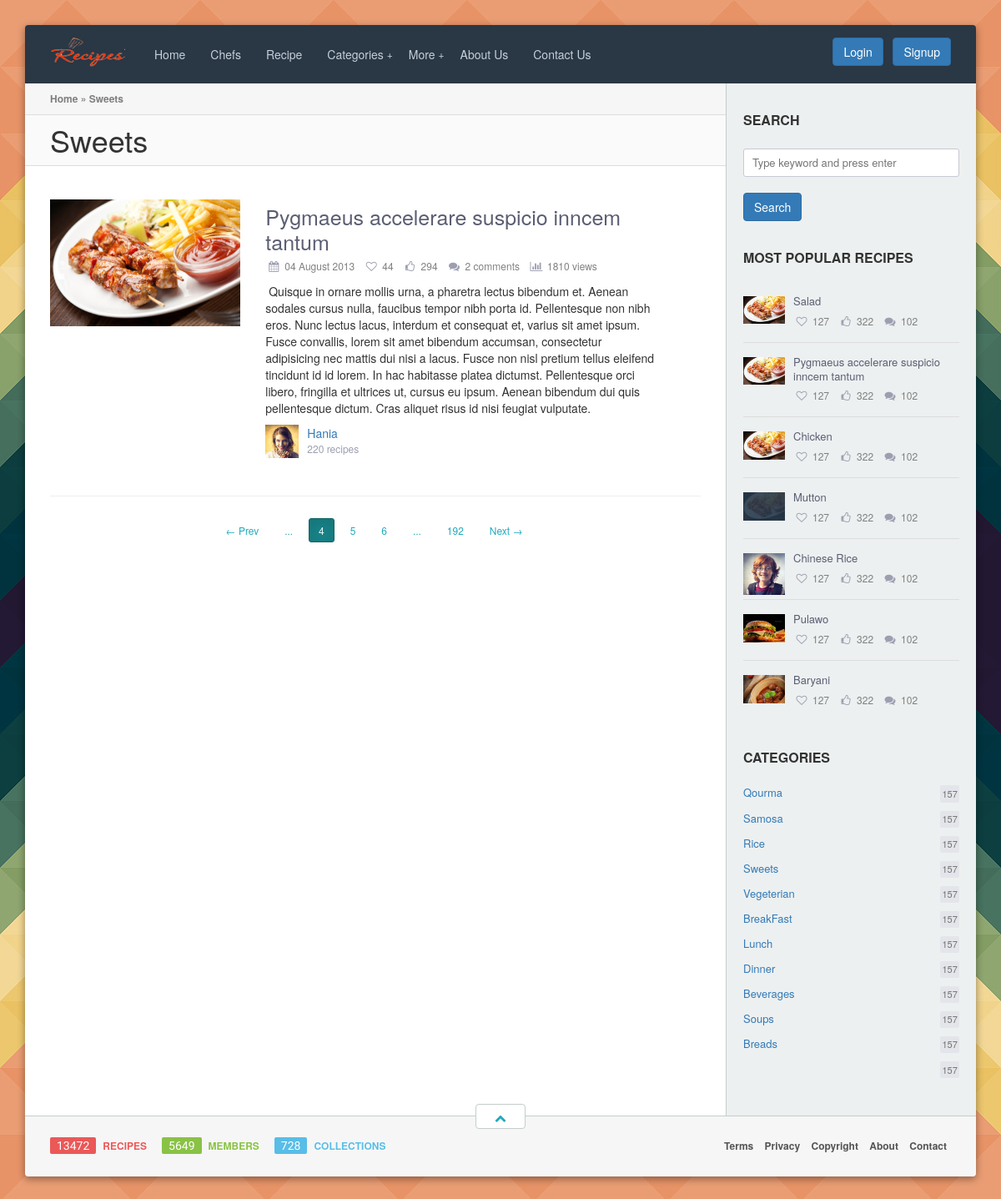
Screenshot of /sweet_recipe.php with the database file from the repository.
### tables this page shows
CREATE TABLE IF NOT EXISTS `dishes` (
  `dish_id` int(11) NOT NULL AUTO_INCREMENT,
  `dish_name` varchar(255) NOT NULL,
  `dish_ingred` longtext NOT NULL,
  `dish_direction` longtext NOT NULL,
  `dish_detail` longtext NOT NULL,
  `cat_id` int(11) NOT NULL,
  `chef_id` int(11) NOT NULL,
  `dish_photo` varchar(255) NOT NULL,
  `country_name` varchar(255) NOT NULL,
  PRIMARY KEY (`dish_id`)
);

CREATE TABLE IF NOT EXISTS `categories` (
  `cat_id` int(11) NOT NULL AUTO_INCREMENT,
  `cat_name` varchar(100) NOT NULL,
  `country_name` varchar(255) NOT NULL,
  PRIMARY KEY (`cat_id`)
);

CREATE TABLE IF NOT EXISTS `chefs` (
  `chef_id` int(11) NOT NULL AUTO_INCREMENT,
  `chef_name` varchar(255) NOT NULL,
  `chef_level` varchar(255) NOT NULL,
  `chef_photo` varchar(255) NOT NULL,
  PRIMARY KEY (`chef_id`)
);

### sweet_recipe.php (the view, shortened to what this page needs)
<!DOCTYPE html>
<html lang="en">
<head>
	<?php include "includes/meta.php"; ?>
</head>
<body>
<section id="rw-layout" class="rw-layout">
<?php include "includes/header.php"; ?>
<div class="rw-section rw-container right-sidebar">
	<div class="rw-inner clearfix">
<?php include "includes/sidebar.php"; ?>
		<div class="rw-column rw-content">
			<div class="rw-row page-breadcrumb">
				<a href="#">Home</a> &raquo; <span>Sweets</span>
			</div>
			<div class="rw-row page-title">
				<h1>Sweets</h1>
			</div>
			<div class="rw-row">
				<div class="recipes-list">
<?php
$query=mysql_query("SELECT * FROM `dishes` where country_name='Sweets' order by dish_id DESC ");
do{
	$data=mysql_fetch_array($query);
	if($data){
	$dish_name=$data['dish_name'];
	$dish_direction=$data['dish_direction'];
	$dish_photo=$data['dish_photo'];
	$chef_id=$data['chef_id'];
?>
					<div class="recipe clearfix">
						<div class="recipe-main-info clearfix">
							<div class="grid-container">
								<div class="entry-photo grid desk-4 alpha">
									<img src="admin/<?php echo $dish_photo; ?>" alt="" />
								</div>
								<div class="grid desk-8 omega">
									<div class="entry-title">
										<h2><a href="#"><?php echo $dish_name; ?></a></h2>
									</div>
									<div class="entry-controls minimal">
										<div class="control"> <i class="fa fa-calendar"></i> </div><span class="control-tip">04 August 2013</span>
										<a href="#" class="control entry-to-favorites" title="Add to favorites"> <i class="fa fa-heart-o"></i> </a><span class="control-tip">44</span>
										<a href="#" class="control entry-like" title="I like this!"> <i class="fa fa-thumbs-o-up"></i> </a> <span class="control-tip">294</span>
										<a href="#" class="control entry-comments" title="Comments"> <i class="fa fa-comments"></i> </a> <span class="control-tip">2 comments</span>
										<div class="control"> <i class="fa fa-bar-chart"></i> </div> <span class="control-tip">1810 views</span>
									</div>
									<div class="entry-content">
										<p><?php echo $dish_direction; ?></p>
									</div>
	<?php
		$chef_query = mysql_query("select * from `chefs` where chef_id = '$chef_id' ");
		$chef_data = mysql_fetch_array($chef_query);
		$chef_name = $chef_data['chef_name'];
		$chef_photo = $chef_data['chef_photo'];
	?>
									<div class="entry-info-author">
										<img src="admin/<?php echo $chef_photo; ?>" alt="" />
										<div class="author-name"><a href="#"><?php echo $chef_name; ?></a></div>
										<div class="total-recipes">220 recipes</div>
									</div>
								</div>
							</div>
						</div>
					</div>
					<?php }} while ($data);?>
				</div>
				<div class="recipes-pagination button-block center">
					<a class="button small nobg primary" href="#">&larr; Prev</a>
					<a class="button small nobg primary" href="#">...</a>
					<span class="button small nobg primary current">4</span>
					<a class="button small nobg primary" href="#">5</a>
					<a class="button small nobg primary" href="#">6</a>
					<a class="button small nobg primary" href="#">...</a>
					<a class="button small nobg primary" href="#">192</a>
					<a class="button small nobg primary" href="#">Next &rarr;</a>
				</div>
			</div>
		</div>
	</div>
</div>
<?php include "includes/footer.php"; ?>
</section>
</body>
</html>

### includes/sidebar.php (shortened to what this page needs)
<div class="rw-column rw-sidebar">
	<div class="the-sidebar">
		<aside class="widget widget-search">
			<div class="widget-title"><h3>Search</h3></div>
			<form method="get" class="search-form" action="">
				<input type="text" class="search-field fullwidth" name="dish_name" placeholder="Type keyword and press enter" value="">
				<button type="submit" class="btn btn-primary" name="submit">Search</button>
			</form>
		</aside>
		<aside class="widget widget-posts">
			<div class="widget-title"><h3>Most popular recipes</h3></div>
			<div class="widget-posts-list">
<?php
$query=mysql_query("SELECT * FROM `dishes` order by dish_id DESC ");
do{
	$data=mysql_fetch_array($query);
	if($data){
	$dish_name=$data['dish_name'];
	$dish_id=$data['dish_id'];
	$dish_photo=$data['dish_photo'];
?>
				<div class="post">
					<div class="entry-photo">
						<img src="admin/<?php echo $dish_photo; ?>" alt="" />
					</div>
					<div class="entry-title">
						<a href="view_recipe.php?dish_id=<?php echo $dish_id; ?>"><?php echo $dish_name; ?></a>
					</div>
					<div class="entry-controls minimal">
						<a href="#" class="control entry-to-favorites" title="Add to favorites"> <i class="fa fa-heart-o"></i> </a><span class="control-tip">127</span>
						<a href="#" class="control entry-like" title="I like this!"> <i class="fa fa-thumbs-o-up"></i> </a> <span class="control-tip">322</span>
						<a href="#" class="control entry-comments" title="Comments"> <i class="fa fa-comments"></i> </a> <span class="control-tip">102</span>
					</div>
				</div>
	<?php }} while ($data);?>
			</div>
		</aside>
		<aside class="widget widget-categories">
			<div class="widget-title"><h3>Categories</h3></div>
	<?php
	$query=mysql_query("SELECT * FROM `categories`");
	while($row=mysql_fetch_array($query)){
	?>
			<ul>
				<li><a href="#"><?php echo $row['cat_name']; ?> <span class="mark light-gray">157</span></a></li>
			</ul>
	<?php } ?>
		</aside>
	</div>
</div>

### rows the page displays
dishes: dish_photo (picture), dish_name "Salad"
dishes: dish_photo (picture), dish_name "Pygmaeus accelerare suspicio inncem tantum", dish_direction "Quisque in ornare mollis urna, a pharetra lectus bibendum et. Aenean sodales cursus nulla, faucibus tempor nibh porta id. Pellentesque non nibh eros. Nunc lectus lacus, interdum et consequat et, varius sit amet ipsum. Fusce convallis, lorem sit amet bibendum accumsan, consectetur adipisicing nec mattis dui nisi a lacus. Fusce non nisl pretium tellus eleifend tincidunt id id lorem. In hac habitasse platea dictumst. Pellentesque orci libero, fringilla et ultrices ut, cursus eu ipsum. Aenean bibendum dui quis pellentesque dictum. Cras aliquet risus id nisi feugiat vulputate.", chef.chef_photo (picture), chef.chef_name "Hania"
dishes: dish_photo (picture), dish_name "Chicken"
dishes: dish_photo (picture), dish_name "Mutton"
dishes: dish_photo (picture), dish_name "Chinese Rice"
dishes: dish_photo (picture), dish_name "Pulawo"
dishes: dish_photo (picture), dish_name "Baryani"
categories: cat_name "Qourma"
categories: cat_name "Samosa"
categories: cat_name "Rice"
categories: cat_name "Sweets"
categories: cat_name "Vegeterian"
categories: cat_name "BreakFast"
categories: cat_name "Lunch"
categories: cat_name "Dinner"
categories: cat_name "Beverages"
categories: cat_name "Soups"
categories: cat_name "Breads"
